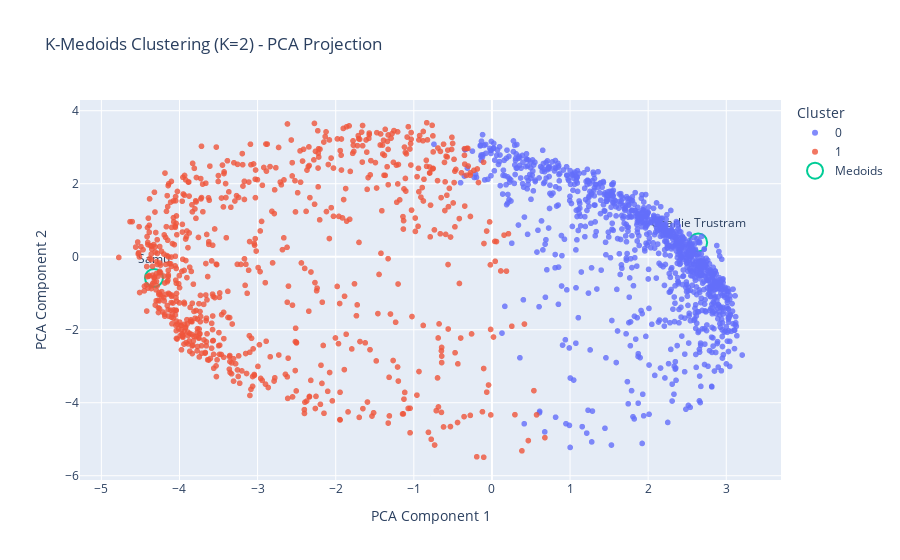

Notebook cell for this chart:
### Code cell
df_plot = pd.DataFrame({
    "x": X_pca[:, 0],
    "y": X_pca[:, 1],
    "Cluster": final_labels,
    "Name": df_with_clusters["Name"].values,
    "Club": df_with_clusters["Club"].values,
    "CA": df_with_clusters["CA"].values,
    "PA": df_with_clusters["PA"].values,
})

df_plot["is_medoid"] = False
df_plot.loc[medoid_indices, "is_medoid"] = True

fig = px.scatter(
    df_plot,
    x="x",
    y="y",
    color="Cluster",
    hover_data=["Name", "Club", "CA", "PA"],
    title=f"K-Medoids Clustering (K=2) - PCA Projection",
    opacity=0.8,
)

medoids_df = df_plot[df_plot["is_medoid"]]

fig.add_scatter(
    x=medoids_df["x"],
    y=medoids_df["y"],
    mode="markers+text",
    marker=dict(
        size=18,
        symbol="circle-open",
        line=dict(width=2, color="black"),
    ),
    text=medoids_df["Name"],
    textposition="top center",
    hoverinfo="text",
    name="Medoids",
)

fig.update_layout(
    xaxis_title="PCA Component 1",
    yaxis_title="PCA Component 2",
    legend_title="Cluster",
)

fig.show()

### Figure 1 — Plotly figure (JSON) as saved in the notebook; plotly's stock layout.template omitted (floating-point values rounded to 4 significant figures; data arrays with more than 128 entries replaced by an {"elided": "..."} marker saying what was removed)
{"data": [{"customdata": {"elided": "1062x4 mixed values"}, "hovertemplate": "Cluster=0<br>x=%{x}<br>y=%{y}<br>Name=%{customdata[0]}<br>Club=%{customdata[1]}<br>CA=%{customdata[2]}<br>PA=%{customdata[3]}<extra></extra>", "legendgroup": "0", "marker": {"color": "#636efa", "opacity": 0.8, "symbol": "circle"}, "mode": "markers", "name": "0", "showlegend": true, "type": "scattergl", "x": {"elided": "1062 float values"}, "xaxis": "x", "y": {"elided": "1062 float values"}, "yaxis": "y"}, {"customdata": {"elided": "759x4 mixed values"}, "hovertemplate": "Cluster=1<br>x=%{x}<br>y=%{y}<br>Name=%{customdata[0]}<br>Club=%{customdata[1]}<br>CA=%{customdata[2]}<br>PA=%{customdata[3]}<extra></extra>", "legendgroup": "1", "marker": {"color": "#EF553B", "opacity": 0.8, "symbol": "circle"}, "mode": "markers", "name": "1", "showlegend": true, "type": "scattergl", "x": {"elided": "759 float values"}, "xaxis": "x", "y": {"elided": "759 float values"}, "yaxis": "y"}, {"hoverinfo": "text", "marker": {"line": {"color": "black", "width": 2}, "size": 18, "symbol": "circle-open"}, "mode": "markers+text", "name": "Medoids", "text": ["Samú", "Charlie Trustram"], "textposition": "top center", "type": "scatter", "x": [-4.326, 2.64], "y": [-0.5809, 0.393]}], "layout": {"legend": {"title": {"text": "Cluster"}, "tracegroupgap": 0}, "title": {"text": "K-Medoids Clustering (K=2) - PCA Projection"}, "xaxis": {"anchor": "y", "domain": [0, 1], "title": {"text": "PCA Component 1"}}, "yaxis": {"anchor": "x", "domain": [0, 1], "title": {"text": "PCA Component 2"}}}}
